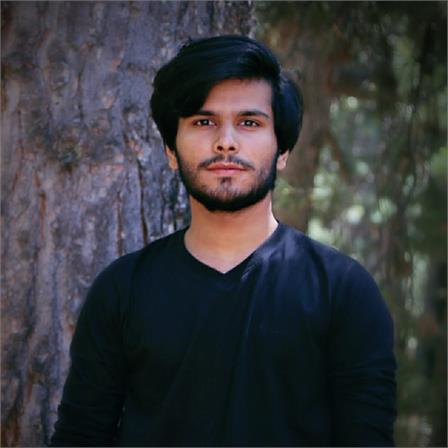
#> input picture Lecture/Saad.png, 448 x 448 px
$ python Lecture4.py
#> lines starting #> are read from the running program, lines starting #| are printed output that depends on the picture
import numpy as np
import imageio as io
import matplotlib.pyplot as plt
import cv2 as cv

#Slide 9
print("This is task:01 done by Saad Ishtiaq")
img = io.imread('Saad.png')
#> img is the input picture: shape (448, 448, 4); mean R, G, B, A 56.8, 57.7, 61, 255
()
rows, cols ,depth = img.shape
#> rows = 448; cols = 448; depth = 4
newImage= np.empty((rows,cols))

for i in range(rows):
    for j in range (cols):
        red=0.30*(img[i,j,0])
        green=0.59*(img[i,j,1])
        blue=0.11*(img[i,j,2])
        newImage[i,j]=red+green+blue
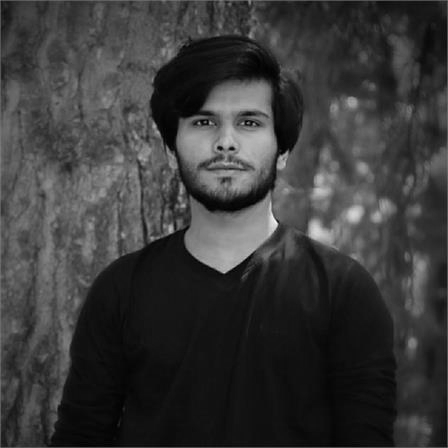
#> newImage: shape (448, 448) float64; min 0.44, max 244.9, mean 57.8

plt.imshow(newImage,cmap="gray")
plt.show()
plt.close()

plt.hist(newImage,bins=10)
plt.show()
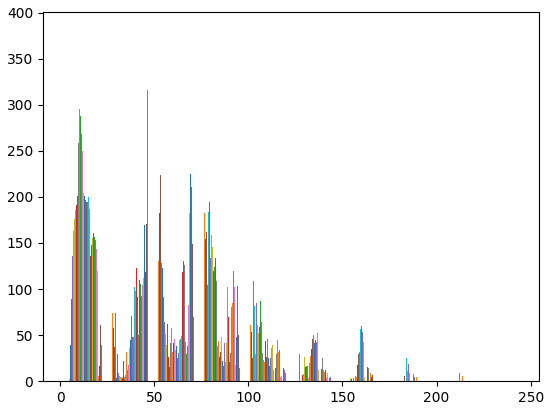
#> figure drawn by matplotlib, 1 panel; tallest bar 234 high, from x = 100.7 to 100.7; tallest bar 195 high, from x = 76.26 to 76.31; tallest bar 189 high, from x = 76.31 to 76.35
plt.close()


# if No module named 'cv2'-> open anaconda prompt write pip install opencv-python
#Slide 10
im1=cv.imread('Saad.png',0)
#> im1: shape (448, 448); min 0, max 245, mean 58.9
new_im= cv.resize(im1,(100,100))
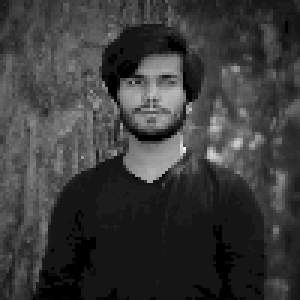
#> new_im: shape (100, 100) (shown 3 times larger); min 0, max 243, mean 58.4
plt.imshow(new_im,cmap="gray")
plt.show()
plt.close()


#Slide 11
im2=cv.imread('Saad.png',0);
new_img=cv.resize(im2,(200,200))
cv.imshow("new image", im2)
cv.waitKey(0)
cv.destroyAllWindows()
